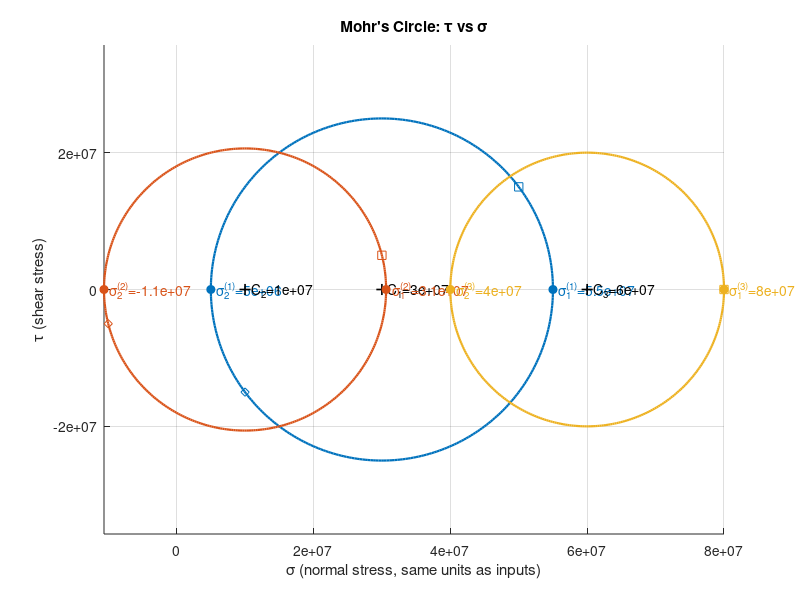

Reproduce this figure in MATLAB. (Note: this script raises an error after producing the figure.)

% Plot Mohr's circles for plane stress states (sigma_x, sigma_y, tau_xy)
% Author: concise example

figure;
hold on; axis equal; grid on;
xlabel('\sigma (normal stress, same units as inputs)');
ylabel('\tau (shear stress)');
title('Mohr''s Circle: \tau vs \sigma');

% --- Input: define multiple stress states as rows [sigma_x, sigma_y, tau_xy]
% Example: three different states
states = [
    50e6, 10e6, 15e6;   % state 1
    30e6, -10e6, 5e6;   % state 2
    80e6, 40e6, 0e6     % state 3 (pure normal)
];

nStates = size(states,1);
colors = lines(nStates);

theta_plot = linspace(0,2*pi,400);

for k = 1:nStates
    sx = states(k,1);
    sy = states(k,2);
    t = states(k,3);

    % center and radius of Mohr's circle
    sigma_center = (sx + sy)/2;
    R = sqrt(((sx - sy)/2)^2 + t^2);

    % circle coordinates
    sigma_circle = sigma_center + R*cos(theta_plot);
    tau_circle   =      R*sin(theta_plot);

    % plot circle
    plot(sigma_circle, tau_circle, 'Color', colors(k,:), 'LineWidth', 1.6);

    % principal stresses (points on sigma-axis)
    sigma1 = sigma_center + R;
    sigma2 = sigma_center - R;
    plot([sigma1, sigma2], [0,0], 'o', 'Color', colors(k,:), 'MarkerFaceColor', colors(k,:));

    % plot center
    plot(sigma_center, 0, 'k+', 'MarkerSize',8, 'LineWidth',1.2);

    % annotate
    text(sigma1, 0, sprintf('  \\sigma_{1}^{(%d)}=%.2g', k, sigma1), 'Color', colors(k,:));
    text(sigma2, 0, sprintf('  \\sigma_{2}^{(%d)}=%.2g', k, sigma2), 'Color', colors(k,:));
    text(sigma_center, 0, sprintf('  C_{%d}=%.2g', k, sigma_center), 'Color', 'k');

    % optional: show current state point (sigma_x, tau_xy) and (sigma_y, -tau_xy)
    plot(sx,  t, 's', 'Color', colors(k,:), 'MarkerFaceColor', 'none');
    plot(sy, -t, 'd', 'Color', colors(k,:), 'MarkerFaceColor', 'none');

    legendEntries{k} = sprintf('State %d', k); %#ok<SAGROW>
end

% draw sigma axis horizontal line
ax = gca;
xlims = ax.XLim;
plot(xlims, [0 0], 'k-', 'LineWidth', 0.8);

% annotate shear sign convention
text(mean(xlims), max(ax.YLim)*0.9, '\tau positive up', 'HorizontalAlignment','center');

% finalize legend
legend(legendEntries, 'Location','best');

% Print numeric table of principal stresses
fprintf('State  sigma_x  sigma_y  tau_xy   sigma1    sigma2\n');
for k = 1:nStates
    sx = states(k,1); sy = states(k,2); t = states(k,3);
    sigma_center = (sx + sy)/2;
    R = sqrt(((sx - sy)/2)^2 + t^2);
    sigma1 = sigma_center + R;
    sigma2 = sigma_center - R;
    fprintf('%2d   %8.3e %8.3e %8.3e  %8.3e  %8.3e\n', k, sx, sy, t, sigma1, sigma2);
end

hold off;